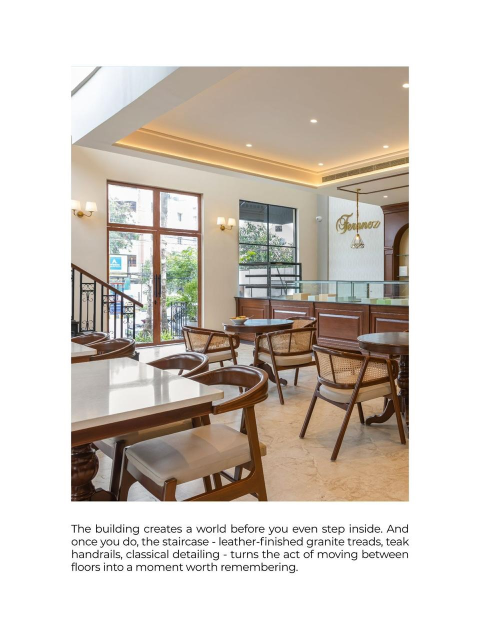
#> input picture images/Insta_Saver_@feranoz_hyd_image_3932344417860612468_1080x1440_3 (1).jpg, 960 x 1280 px, found by its file name (shown at 1/2 size)
$ python crop_cafe_ambiance_clean.py
#> lines starting #> are read from the running program, lines starting #| are printed output that depends on the picture
import cv2
import os

cafe_dir = r"d:\cafe"
out_dir = r"d:\Feranoz\images\cafe_gallery"
os.makedirs(out_dir, exist_ok=True)

# 4 photos mapping
files = [
    ("Insta_Saver_@feranoz_hyd_image_3932344417860612468_1080x1440_3 (1).jpg", "feranoz_ambiance_1.jpg"), # Indoor Entrance & Staircase View
    ("Insta_Saver_@feranoz_hyd_image_3932344417860612468_1080x1440_3 (2).jpg", "feranoz_ambiance_2.jpg"), # Outdoor Courtyard Seating
    ("Insta_Saver_@feranoz_hyd_image_3932344417860612468_1080x1440_3 (3).jpg", "feranoz_ambiance_3.jpg"), # High-top Interior Table with Window View
    ("Insta_Saver_@feranoz_hyd_image_3932344417860612468_1080x1440_3 (4).jpg", "feranoz_ambiance_4.jpg"), # Exterior Facade
]

for src_name, out_name in files:
    src_path = os.path.join(cafe_dir, src_name)
    if not os.path.exists(src_path):
        print(f"Source file {src_path} not found!")
        continue

    img = cv2.imread(src_path)
#> img is the input picture: shape (1280, 960, 3); mean B, G, R 195, 202.9, 210.6
    if img is None:
        print(f"Failed to read {src_path}")
        continue

    h, w, _ = img.shape
#> h = 1280; w = 960
    # The photo frame is centered inside a white card margin with text at the bottom.
    # Let's crop the actual photo portion inside the white frame!
    # In these 1080x1440 Instagram posts, the photo itself is from y=148 to y=1130, x=160 to x=920
    # Let's crop x: 140..940, y: 120..1140 to get pure clean photo without white borders or text!
    photo = img[120:1140, 140:940]
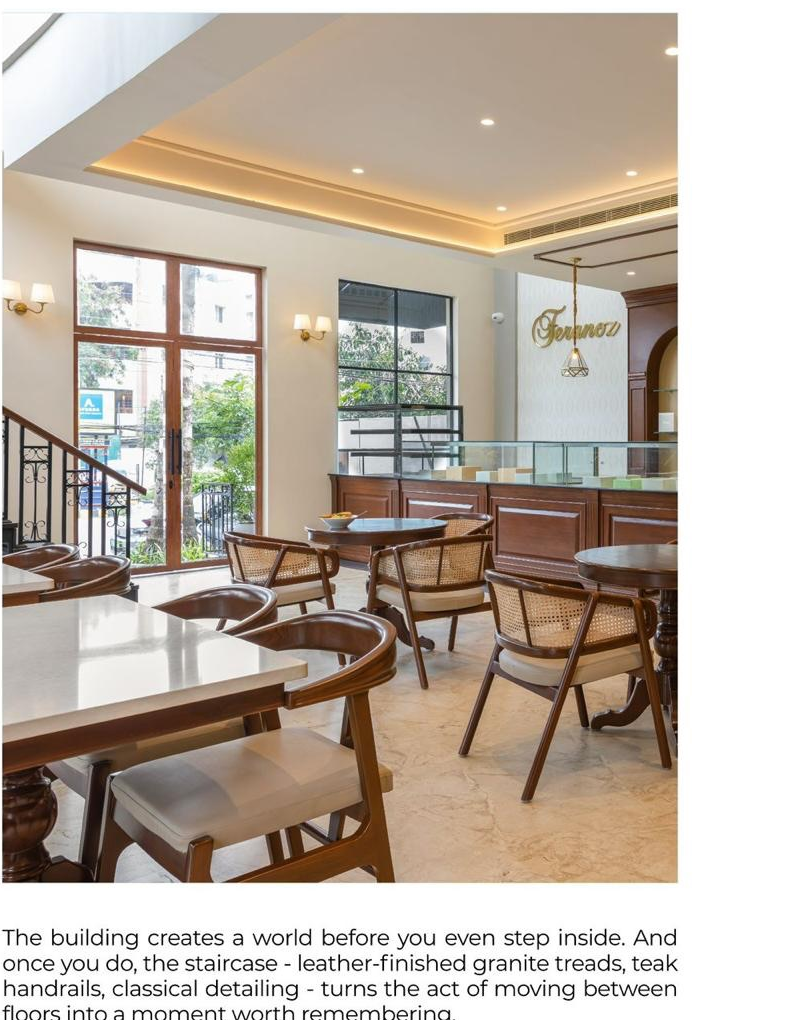
#> photo: shape (1020, 800, 3); mean B, G, R 164.7, 176.6, 188.2

    out_path = os.path.join(out_dir, out_name)
    cv2.imwrite(out_path, photo, [cv2.IMWRITE_JPEG_QUALITY, 95])
    print(f"Saved clean photo {out_name}: {photo.shape[1]}x{photo.shape[0]}")
#| Saved clean photo feranoz_ambiance_1.jpg: 800x1020
#> pass 2 of the loop `for src_name, out_name in files:`:
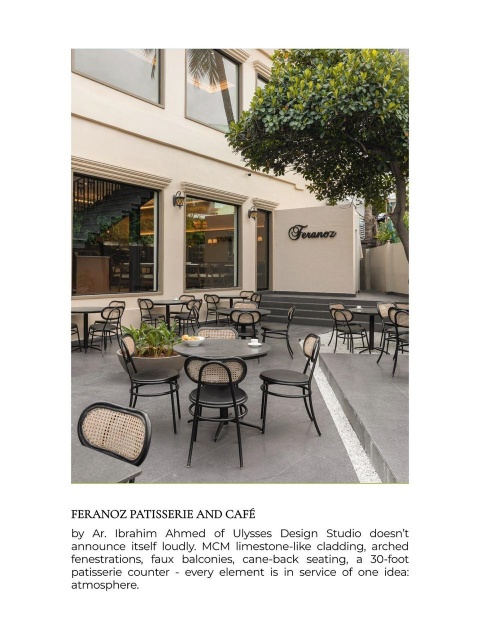
#> input picture images/Insta_Saver_@feranoz_hyd_image_3932344417860612468_1080x1440_3 (2).jpg, 960 x 1280 px, found by its file name (shown at 1/2 size)
#> img is the input picture: shape (1280, 960, 3); mean B, G, R 183.4, 190, 193.3
#> `photo = img[120:1140, 140:940]`:
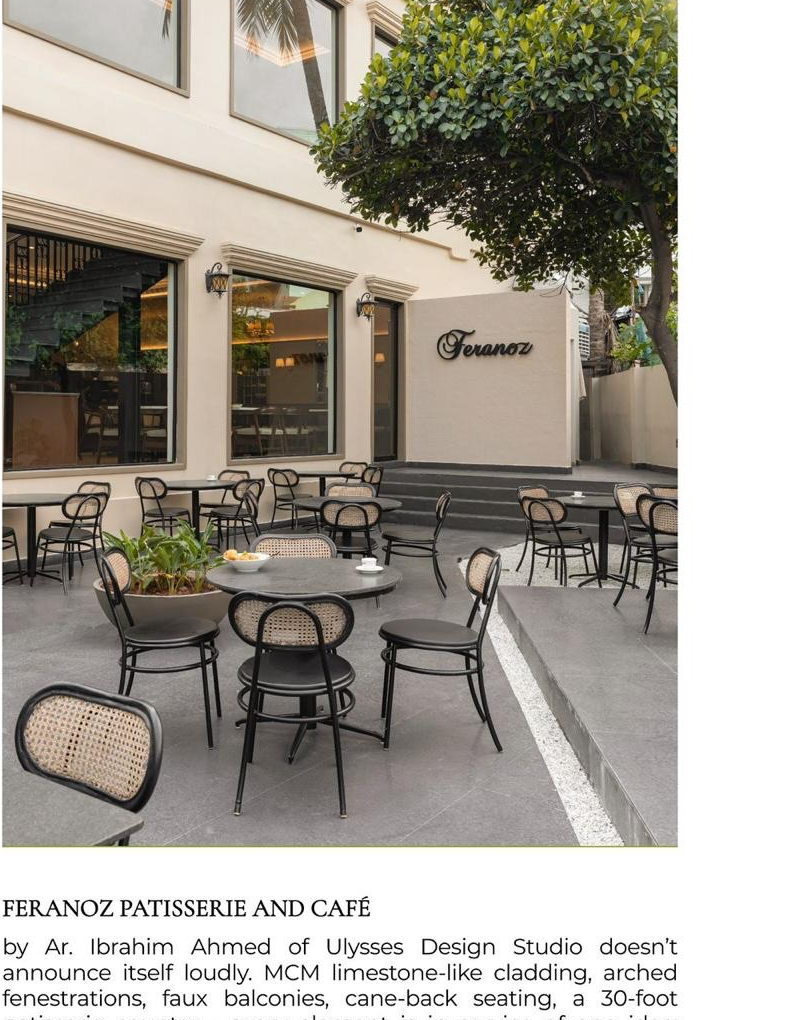
#> photo: shape (1020, 800, 3); mean B, G, R 150.5, 159.8, 164.7
#| Saved clean photo feranoz_ambiance_2.jpg: 800x1020
#> pass 3 of the loop `for src_name, out_name in files:`:
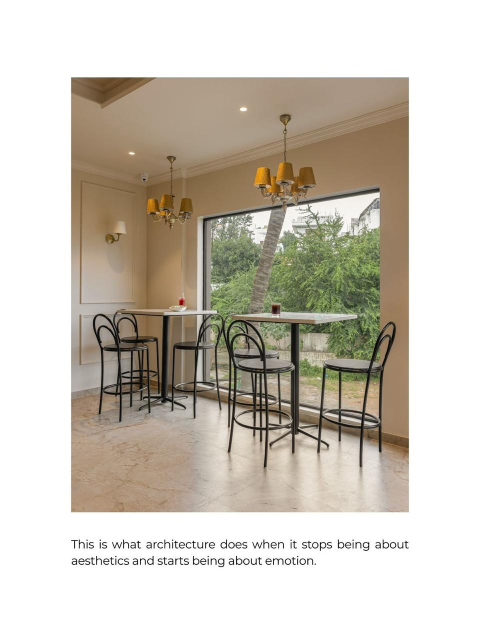
#> input picture images/Insta_Saver_@feranoz_hyd_image_3932344417860612468_1080x1440_3 (3).jpg, 960 x 1280 px, found by its file name (shown at 1/2 size)
#> img is the input picture: shape (1280, 960, 3); mean B, G, R 187.2, 198.4, 205
#> `photo = img[120:1140, 140:940]`:
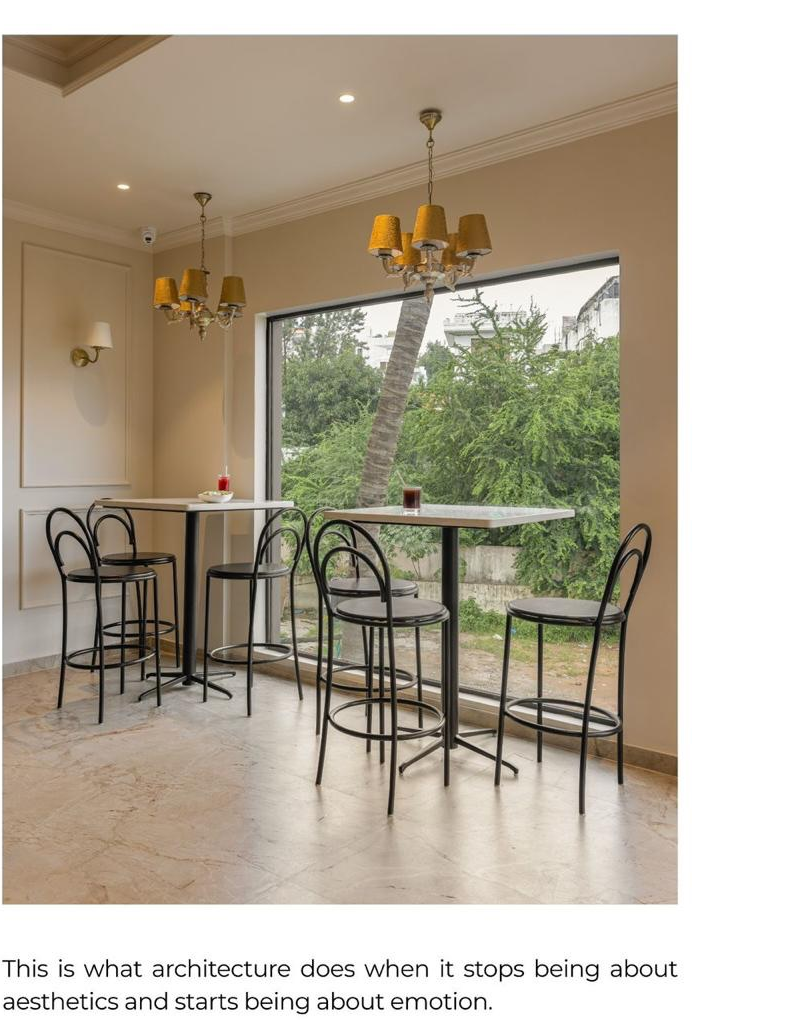
#> photo: shape (1020, 800, 3); mean B, G, R 152.9, 169.7, 179.7
#| Saved clean photo feranoz_ambiance_3.jpg: 800x1020
#> the loop made 4 passes; the first 3 are shown

print("Successfully cropped all 4 clean ambiance photos!")
